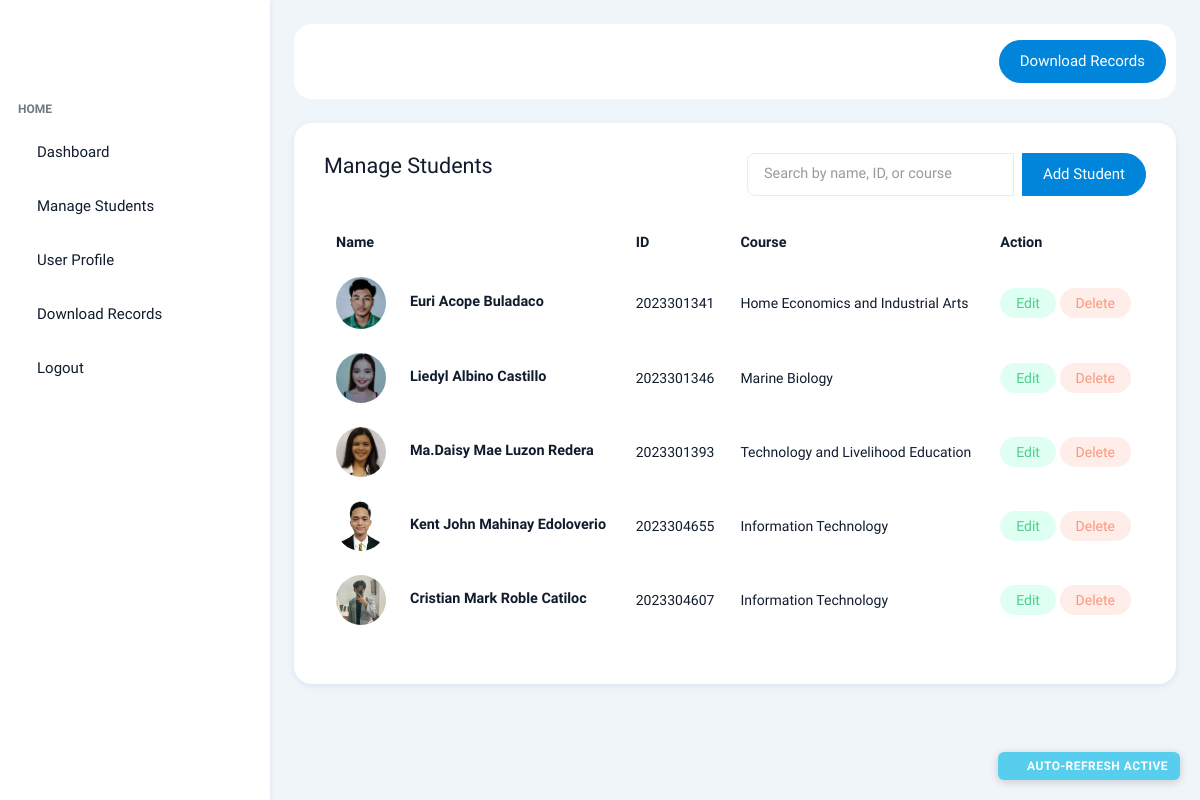
The page /api/admin/manage_students (signed in) on the database its author committed.
### models/student.py (models this page shows, shortened)
class Student(db.Model):
    __tablename__ = 'students'
    id = db.Column(db.String(20), primary_key=True)
    first_name = db.Column(db.String(50), nullable=False)
    middle_name = db.Column(db.String(50))
    last_name = db.Column(db.String(50), nullable=False)
    age = db.Column(db.Integer)
    course_id = db.Column(db.Integer, db.ForeignKey('courses.id'))
    location_id = db.Column(db.Integer, db.ForeignKey('locations.id'))
    image = db.Column(db.String(255))
    managed_by_user_id = db.Column(db.Integer, db.ForeignKey('user.id'), nullable=True)
    course = db.relationship('Course', back_populates='students')
    location = db.relationship('Location', back_populates='students')
    attendance_records = db.relationship('Attendance', back_populates='student', lazy=True)
    managed_by = db.relationship('User', foreign_keys=[managed_by_user_id], back_populates='managed_students')

### models/course.py (models this page shows, shortened)
class Course(db.Model):
    __tablename__ = 'courses'
    id = db.Column(db.Integer, primary_key=True)
    course_name = db.Column(db.String(100), nullable=False, unique=True)
    managed_by_user_id = db.Column(db.Integer, db.ForeignKey('user.id'), nullable=True)
    students = db.relationship('Student', back_populates='course')
    managed_by = db.relationship('User', foreign_keys=[managed_by_user_id], back_populates='managed_courses')

### routes/admin_routes.py (the view, shortened to what this page needs)
@admin_bp.route('/admin/manage_students', methods=['GET', 'POST'])
@admin_required
def manage_students():
    if 'admin' in session:
        students = Student.query.all()
        return render_template('admin_new/ae_manage.html', students=students)
    else:
        flash('Unauthorized access!')
        return redirect(url_for('admin_login'))

### routes/admin_routes.py (called while the page is built)
def admin_required(f):
    @wraps(f)
    def decorated_function(*args, **kwargs):
        if 'admin' not in session:
            flash('Unauthorized access!')
            return redirect(url_for('admin_login'))
        return f(*args, **kwargs)
    return decorated_function

### templates/admin_new/ae_manage.html (shortened to what this page needs)
{% extends "admin_new/ae_base.html" %}
{% block admin_home %}
<div class="card">
  <div class="card-body">
    <div class="row mb-4">
      <div class="col-lg-6 col-md-6 col-sm-12">
        <h4 class="mb-0">Manage Students</h4>
      </div>
      <div class="col-lg-6 col-md-6 col-sm-12 text-end">
        <div class="input-group">
          <input type="text" class="form-control" id="searchInput" placeholder="Search by name, ID, or course" />
          <a href="/admin/add_student" class="btn btn-primary ms-2">Add Student</a>
        </div>
      </div>
    </div>
    <div class="table-responsive" data-simplebar>
      <table class="table table-borderless align-middle text-nowrap" id="studentTable">
        <thead>
          <tr>
            <th scope="col">Name</th>
            <th scope="col">ID</th>
            <th scope="col">Course</th>
            <th scope="col">Action</th>
          </tr>
        </thead>
        <tbody>
          {% for student in students %}
          <tr>
            <td>
              <div class="d-flex align-items-center">
                <div class="me-4">
                  <img src="{{ url_for('static', filename='uploads/' ~ (student.image or 'default.png')) }}" width="50"
                    class="rounded-circle" alt="" />
                </div>
                <div>
                  <h6 class="mb-1 fw-bolder">{{ student.first_name }} {{ student.middle_name }} {{ student.last_name }}
                  </h6>
                </div>
              </div>
            </td>
            <td>
              <p class="fs-3 fw-normal mb-0">{{ student.id }}</p>
            </td>
            <td>
              <p class="fs-3 fw-normal mb-0">{{ student.course.course_name }}</p>
            </td>
            <td>
              <button class="badge bg-light-success rounded-pill text-success px-3 py-2 fs-3 border-0"
                onclick="editStudent('{{ student.id }}')">Edit</button>
              <button class="badge bg-light-danger rounded-pill text-danger px-3 py-2 fs-3 border-0"
                data-bs-toggle="modal" data-bs-target="#deleteModal"
                onclick="setStudentToDelete('{{ student.id }}')">Delete</button>
            </td>
          </tr>
          {% endfor %}
        </tbody>
      </table>
    </div>
  </div>
</div>
{% endblock %}

### templates/admin_new/ae_base.html (shortened to what this page needs)
<!doctype html>
<html lang="en">
<head>
  <link rel="stylesheet" href="{{ url_for('static', filename='assets/css/styles.min.css') }}" />
  <link rel="stylesheet" href="{{ url_for('static', filename='assets/css/debug-panel.css') }}" />
</head>
<body>
  <div class="page-wrapper" id="main-wrapper" data-layout="vertical" data-navbarbg="skin6" data-sidebartype="full"
    data-sidebar-position="fixed" data-header-position="fixed">
    <aside class="left-sidebar">
      <div>
        <div class="brand-logo d-flex align-items-center justify-content-between">
        </div>
        <nav class="sidebar-nav scroll-sidebar" data-simplebar="">
          <ul id="sidebarnav">
            <li class="nav-small-cap">
              <span class="hide-menu">Home</span>
            </li>
            <li class="sidebar-item">
              <a class="sidebar-link primary-hover-bg" href="/admin" aria-expanded="false">
                <span class="hide-menu">Dashboard</span>
              </a>
            </li>
            <li class="sidebar-item">
              <a class="sidebar-link primary-hover-bg justify-content-between" href="/admin/manage_students"
                aria-expanded="false">
                <div class="d-flex align-items-center gap-6">
                  <span class="hide-menu">Manage Students</span>
                </div>
              </a>
            </li>
            <li class="sidebar-item">
              <a class="sidebar-link primary-hover-bg justify-content-between" href="/admin/manage_admins"
                aria-expanded="false">
                <div class="d-flex align-items-center gap-6">
                  <span class="hide-menu">User Profile</span>
                </div>
              </a>
            </li>
            <li class="sidebar-item">
              <a class="sidebar-link primary-hover-bg justify-content-between" href="/admin/download_records"
                aria-expanded="false">
                <div class="d-flex align-items-center gap-6">
                  <span class="hide-menu">Download Records</span>
                </div>
              </a>
            </li>
            <li class="sidebar-item">
              <a class="sidebar-link primary-hover-bg" href="/admin/logout" aria-expanded="false">
                <span class="hide-menu">Logout</span>
              </a>
            </li>
          </ul>
        </nav>
      </div>
    </aside>
    <div class="body-wrapper">
      <div class="body-wrapper-inner">
        <div class="container-fluid">
          <header class="app-header">
            <nav class="navbar navbar-expand-lg navbar-light">
              <div class="navbar-collapse justify-content-end px-0" id="navbarNav">
                <ul class="navbar-nav flex-row ms-auto align-items-center justify-content-end">
                  <li class="nav-item dropdown">
                    <button id="debugToggleBtn" class="debug-toggle mx-2" title="Toggle Debug Panel">
                      <i class="ti ti-bug"></i>
                    </button>
                  </li>
                  <a href="/admin/download_records" class="btn btn-primary">Download Records</a>
                </ul>
              </div>
            </nav>
          </header>
          {% block admin_home %}
          {% endblock %}
        </div>
      </div>
    </div>
  </div>
</body>
</html>

### static/assets/css/debug-panel.css (style rules this page uses)
.debug-toggle { position: relative; display: inline-flex; align-items: center; justify-content: center; width: 36px; height: 36px; border-radius: 50%; background-color: transparent; cursor: pointer; transition: background-color 0.3s; border: none; }

### rows shown on the page
Student: image (picture), first_name "Euri", middle_name "Acope", last_name "Buladaco", id "2023301341", course.course_name "Home Economics and Industrial Arts"
Student: image (picture), first_name "Liedyl", middle_name "Albino", last_name "Castillo", id "2023301346", course.course_name "Marine Biology"
Student: image (picture), first_name "Ma.Daisy Mae", middle_name "Luzon", last_name "Redera", id "2023301393", course.course_name "Technology and Livelihood Education"
Student: image (picture), first_name "Kent John", middle_name "Mahinay", last_name "Edoloverio", id "2023304655", course.course_name "Information Technology"
Student: image (picture), first_name "Cristian Mark", middle_name "Roble", last_name "Catiloc", id "2023304607", course.course_name "Information Technology"
